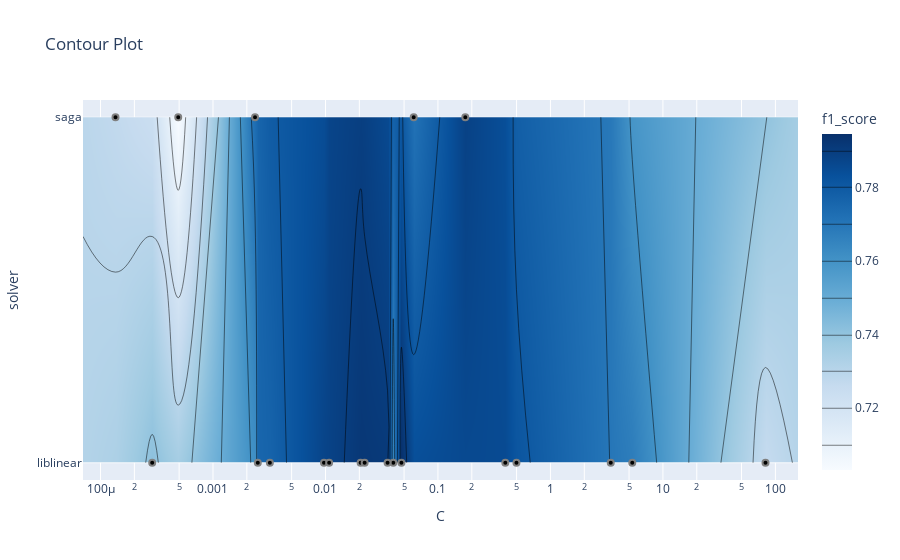

Notebook source saved alongside this figure:
### Code cell
optuna.visualization.plot_contour(study_l12, params=["C", "solver"], target_name="f1_score")

### Figure 1 — Plotly figure (JSON) as saved in the notebook; plotly's stock layout.template omitted (floating-point values rounded to 4 significant figures)
{"data": [{"colorbar": {"title": {"text": "f1_score"}}, "colorscale": [[0, "rgb(247,251,255)"], [0.125, "rgb(222,235,247)"], [0.25, "rgb(198,219,239)"], [0.375, "rgb(158,202,225)"], [0.5, "rgb(107,174,214)"], [0.625, "rgb(66,146,198)"], [0.75, "rgb(33,113,181)"], [0.875, "rgb(8,81,156)"], [1, "rgb(8,48,107)"]], "connectgaps": true, "contours": {"coloring": "heatmap"}, "hoverinfo": "none", "line": {"smoothing": 1.3}, "reversescale": false, "type": "contour", "x": [6.988e-05, 0.0001359, 0.0002881, 0.0004909, 0.002364, 0.002502, 0.003203, 0.009702, 0.01078, 0.02053, 0.02229, 0.03565, 0.04006, 0.04733, 0.06086, 0.175, 0.3971, 0.4987, 3.437, 5.339, 81.66, 158.8], "y": ["liblinear", "saga"], "z": [[null, null, 0.7414, null, null, 0.7756, 0.7766, 0.7876, 0.7882, 0.792, 0.7918, 0.7911, 0.7648, 0.7945, null, null, 0.7854, 0.7817, 0.7699, 0.7676, 0.7261, null], [null, 0.7273, null, 0.7032, 0.7734, null, null, null, null, null, null, null, null, null, 0.7714, 0.7885, null, null, null, null, null, null]]}, {"marker": {"color": "black", "line": {"color": "Grey", "width": 2}}, "mode": "markers", "showlegend": false, "type": "scatter", "x": [0.3971, 81.66, 0.02053, 0.175, 0.04733, 0.04006, 0.06086, 0.4987, 0.02229, 0.03565, 0.0001359, 0.002502, 0.003203, 5.339, 0.002364, 3.437, 0.009702, 0.0002881, 0.0004909, 0.01078], "y": ["liblinear", "liblinear", "liblinear", "saga", "liblinear", "liblinear", "saga", "liblinear", "liblinear", "liblinear", "saga", "liblinear", "liblinear", "liblinear", "saga", "liblinear", "liblinear", "liblinear", "saga", "liblinear"]}], "layout": {"title": {"text": "Contour Plot"}, "xaxis": {"range": [-4.156, 2.201], "title": {"text": "C"}, "type": "log"}, "yaxis": {"range": [-0.05, 1.05], "title": {"text": "solver"}, "type": "category"}}}
